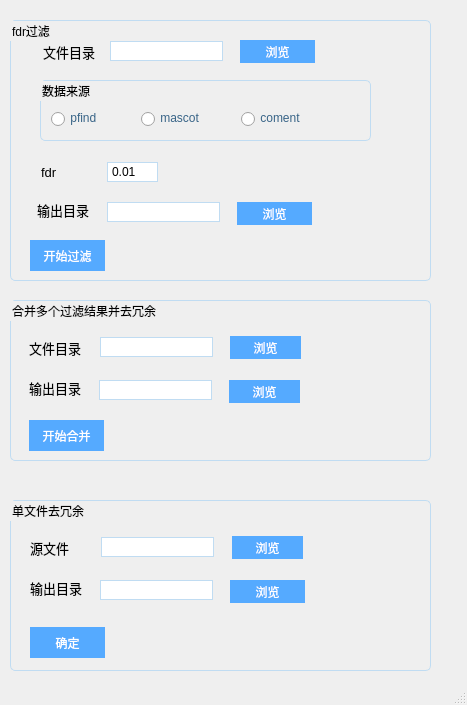
<?xml version="1.0" encoding="UTF-8"?>
<ui version="4.0">
 <class>MainWindow</class>
 <widget class="QMainWindow" name="MainWindow">
  <property name="geometry">
   <rect>
    <x>0</x>
    <y>0</y>
    <width>467</width>
    <height>705</height>
   </rect>
  </property>
  <property name="windowTitle">
   <string>MainWindow</string>
  </property>
  <property name="styleSheet">
   <string notr="true">
QLineEdit,QPlainTextEdit,QSpinBox,QDoubleSpinBox{

border:1px solid  #C0DCF2;
padding:2px;
background:none;
selection-background-color:#EEEEEE;
selection-color:#000000;
}
QLabel{
font-family:&quot;微软雅黑&quot;;
font-size:13px;

}
QLineEdit[echoMode=&quot;2&quot;]{
lineedit-password-character:9679;
}

QPushButton
{
    color: rgb(255, 255, 255);
    background-color: rgb(85, 170, 255);
    border:none;
    padding: 3px;
    font-family: &quot;微软雅黑&quot;;
    font-size: 12px;
    text-align: center;
}
QComboBox,QDateEdit,QSpinBox,QDoubleSpinBox{
border-radius:3px;
padding:3px 5px 3px 5px;
border:1px solid #C0DCF2;
}

QComboBox::drop-down,QDateEdit::drop-down{
subcontrol-origin:padding;
subcontrol-position:top right;
width:15px;
border-left-width:1px;
border-left-style:solid;
border-top-right-radius:3px;
border-bottom-right-radius:3px;
border-left-color:#C0DCF2;
}

QComboBox::down-arrow,QDateEdit::down-arrow{
image:url(:/image/array_down.png);
}
.QGroupBox{
border:1px solid #C0DCF2;
border-radius:5px;
font-family: &quot;微软雅黑&quot;;
}

QRadioButton{
color:#386487;
spacing:2px;
}

QRadioButton::indicator{
width:15px;
height:15px;
}

QRadioButton::indicator::unchecked{
image:url(&quot;D:/Documents/PyQt5/qt_protein/qt_protein/ui/images/radio_normal.png&quot;);
}

QRadioButton::indicator::checked{
image:url(&quot;D:/Documents/PyQt5/qt_protein/qt_protein/ui/images/radio_selected.png&quot;);
}</string>
  </property>
  <widget class="QWidget" name="centralwidget">
   <widget class="QGroupBox" name="groupBox_2">
    <property name="geometry">
     <rect>
      <x>10</x>
      <y>20</y>
      <width>421</width>
      <height>261</height>
     </rect>
    </property>
    <property name="title">
     <string>fdr过滤</string>
    </property>
    <widget class="QPushButton" name="input_dir_btn">
     <property name="geometry">
      <rect>
       <x>230</x>
       <y>20</y>
       <width>75</width>
       <height>23</height>
      </rect>
     </property>
     <property name="text">
      <string>浏览</string>
     </property>
    </widget>
    <widget class="QLabel" name="label_2">
     <property name="geometry">
      <rect>
       <x>27</x>
       <y>182</y>
       <width>61</width>
       <height>16</height>
      </rect>
     </property>
     <property name="text">
      <string>输出目录</string>
     </property>
    </widget>
    <widget class="QLineEdit" name="input_path">
     <property name="geometry">
      <rect>
       <x>100</x>
       <y>21</y>
       <width>113</width>
       <height>20</height>
      </rect>
     </property>
    </widget>
    <widget class="QLabel" name="label">
     <property name="geometry">
      <rect>
       <x>33</x>
       <y>24</y>
       <width>61</width>
       <height>16</height>
      </rect>
     </property>
     <property name="font">
      <font>
       <family>微软雅黑</family>
       <pointsize>-1</pointsize>
      </font>
     </property>
     <property name="text">
      <string>文件目录</string>
     </property>
    </widget>
    <widget class="QPushButton" name="output_dir_btn">
     <property name="geometry">
      <rect>
       <x>227</x>
       <y>182</y>
       <width>75</width>
       <height>23</height>
      </rect>
     </property>
     <property name="text">
      <string>浏览</string>
     </property>
    </widget>
    <widget class="QLabel" name="label_3">
     <property name="geometry">
      <rect>
       <x>31</x>
       <y>146</y>
       <width>54</width>
       <height>12</height>
      </rect>
     </property>
     <property name="text">
      <string>fdr</string>
     </property>
    </widget>
    <widget class="QGroupBox" name="groupBox">
     <property name="geometry">
      <rect>
       <x>30</x>
       <y>60</y>
       <width>331</width>
       <height>61</height>
      </rect>
     </property>
     <property name="title">
      <string>数据来源</string>
     </property>
     <widget class="QRadioButton" name="radiopfind">
      <property name="geometry">
       <rect>
        <x>10</x>
        <y>30</y>
        <width>89</width>
        <height>16</height>
       </rect>
      </property>
      <property name="text">
       <string> pfind</string>
      </property>
     </widget>
     <widget class="QRadioButton" name="radiomascot">
      <property name="geometry">
       <rect>
        <x>100</x>
        <y>30</y>
        <width>89</width>
        <height>16</height>
       </rect>
      </property>
      <property name="text">
       <string> mascot</string>
      </property>
     </widget>
     <widget class="QRadioButton" name="radiocoment">
      <property name="geometry">
       <rect>
        <x>200</x>
        <y>30</y>
        <width>89</width>
        <height>16</height>
       </rect>
      </property>
      <property name="text">
       <string> coment</string>
      </property>
     </widget>
    </widget>
    <widget class="QLineEdit" name="output_path">
     <property name="geometry">
      <rect>
       <x>97</x>
       <y>182</y>
       <width>113</width>
       <height>20</height>
      </rect>
     </property>
    </widget>
    <widget class="QLineEdit" name="fdr_lineedit">
     <property name="geometry">
      <rect>
       <x>97</x>
       <y>142</y>
       <width>51</width>
       <height>20</height>
      </rect>
     </property>
     <property name="text">
      <string>0.01</string>
     </property>
    </widget>
    <widget class="QPushButton" name="filter_btn">
     <property name="geometry">
      <rect>
       <x>20</x>
       <y>220</y>
       <width>75</width>
       <height>31</height>
      </rect>
     </property>
     <property name="text">
      <string>开始过滤</string>
     </property>
    </widget>
   </widget>
   <widget class="QGroupBox" name="groupBox_3">
    <property name="geometry">
     <rect>
      <x>10</x>
      <y>300</y>
      <width>421</width>
      <height>161</height>
     </rect>
    </property>
    <property name="title">
     <string>合并多个过滤结果并去冗余</string>
    </property>
    <widget class="QLabel" name="label_6">
     <property name="geometry">
      <rect>
       <x>19</x>
       <y>40</y>
       <width>61</width>
       <height>16</height>
      </rect>
     </property>
     <property name="font">
      <font>
       <family>微软雅黑</family>
       <pointsize>-1</pointsize>
      </font>
     </property>
     <property name="text">
      <string>文件目录</string>
     </property>
    </widget>
    <widget class="QPushButton" name="input_dir_mutibtn">
     <property name="geometry">
      <rect>
       <x>220</x>
       <y>36</y>
       <width>71</width>
       <height>23</height>
      </rect>
     </property>
     <property name="text">
      <string>浏览</string>
     </property>
    </widget>
    <widget class="QLineEdit" name="input_path_muti">
     <property name="geometry">
      <rect>
       <x>90</x>
       <y>37</y>
       <width>113</width>
       <height>20</height>
      </rect>
     </property>
    </widget>
    <widget class="QLineEdit" name="output_path_muti">
     <property name="geometry">
      <rect>
       <x>89</x>
       <y>80</y>
       <width>113</width>
       <height>20</height>
      </rect>
     </property>
    </widget>
    <widget class="QLabel" name="label_7">
     <property name="geometry">
      <rect>
       <x>19</x>
       <y>80</y>
       <width>61</width>
       <height>16</height>
      </rect>
     </property>
     <property name="text">
      <string>输出目录</string>
     </property>
    </widget>
    <widget class="QPushButton" name="output_dir_mutibtn">
     <property name="geometry">
      <rect>
       <x>219</x>
       <y>80</y>
       <width>71</width>
       <height>23</height>
      </rect>
     </property>
     <property name="text">
      <string>浏览</string>
     </property>
    </widget>
    <widget class="QPushButton" name="muti_btn">
     <property name="geometry">
      <rect>
       <x>19</x>
       <y>120</y>
       <width>75</width>
       <height>31</height>
      </rect>
     </property>
     <property name="text">
      <string>开始合并</string>
     </property>
    </widget>
   </widget>
   <widget class="QGroupBox" name="groupBox_4">
    <property name="geometry">
     <rect>
      <x>10</x>
      <y>500</y>
      <width>421</width>
      <height>171</height>
     </rect>
    </property>
    <property name="title">
     <string>单文件去冗余</string>
    </property>
    <widget class="QLabel" name="label_4">
     <property name="geometry">
      <rect>
       <x>20</x>
       <y>40</y>
       <width>61</width>
       <height>16</height>
      </rect>
     </property>
     <property name="font">
      <font>
       <family>微软雅黑</family>
       <pointsize>-1</pointsize>
      </font>
     </property>
     <property name="text">
      <string>源文件</string>
     </property>
    </widget>
    <widget class="QPushButton" name="input_dir_redundancybtn">
     <property name="geometry">
      <rect>
       <x>222</x>
       <y>36</y>
       <width>71</width>
       <height>23</height>
      </rect>
     </property>
     <property name="text">
      <string>浏览</string>
     </property>
    </widget>
    <widget class="QLineEdit" name="input_path_redundancy">
     <property name="geometry">
      <rect>
       <x>91</x>
       <y>37</y>
       <width>113</width>
       <height>20</height>
      </rect>
     </property>
    </widget>
    <widget class="QLineEdit" name="output_path_redundancy">
     <property name="geometry">
      <rect>
       <x>90</x>
       <y>80</y>
       <width>113</width>
       <height>20</height>
      </rect>
     </property>
    </widget>
    <widget class="QPushButton" name="output_dir_redundancybtn">
     <property name="geometry">
      <rect>
       <x>220</x>
       <y>80</y>
       <width>75</width>
       <height>23</height>
      </rect>
     </property>
     <property name="text">
      <string>浏览</string>
     </property>
    </widget>
    <widget class="QLabel" name="label_5">
     <property name="geometry">
      <rect>
       <x>20</x>
       <y>80</y>
       <width>61</width>
       <height>16</height>
      </rect>
     </property>
     <property name="text">
      <string>输出目录</string>
     </property>
    </widget>
    <widget class="QPushButton" name="redundancy_btn">
     <property name="geometry">
      <rect>
       <x>20</x>
       <y>127</y>
       <width>75</width>
       <height>31</height>
      </rect>
     </property>
     <property name="text">
      <string>确定</string>
     </property>
    </widget>
   </widget>
  </widget>
  <widget class="QMenuBar" name="menubar">
   <property name="geometry">
    <rect>
     <x>0</x>
     <y>0</y>
     <width>467</width>
     <height>23</height>
    </rect>
   </property>
  </widget>
  <widget class="QStatusBar" name="statusbar"/>
 </widget>
 <resources/>
 <connections/>
</ui>
